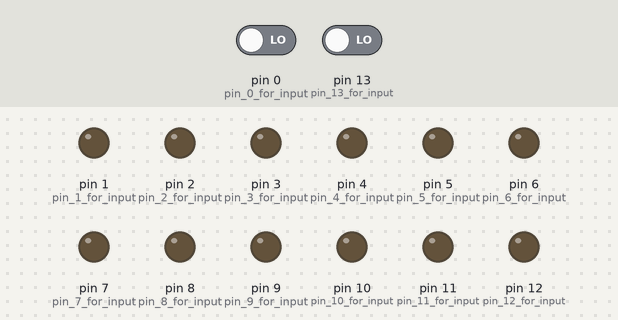
This sketch was run on a simulated Arduino Uno, built with avr-gcc and run on an emulated ATmega328P. On the bench: output pins drawn as LEDs (lit = HIGH). Inputs (shaded band) come from the test bench; at power-on: pin 13 (pin_13_for_input) LOW, pin 0 (pin_0_for_input) LOW.

Above: at 1.2 s.
1.3 s: pin 13 (pin_13_for_input) driven HIGH
At 1.6 s:
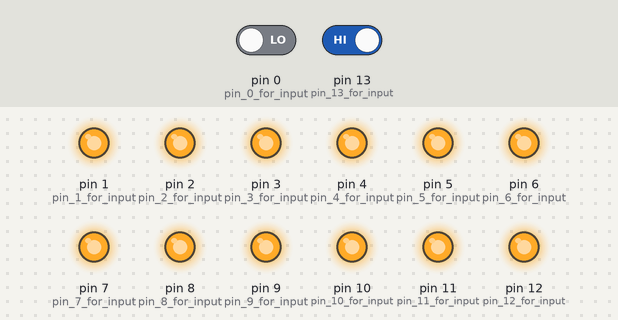
At 9.52 s:
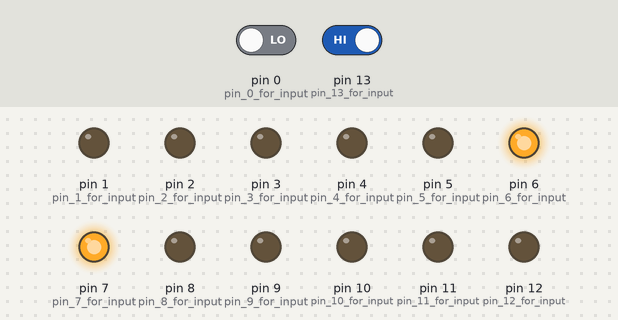
10.3 s: pin 0 (pin_0_for_input) driven HIGH
At 10.34 s:
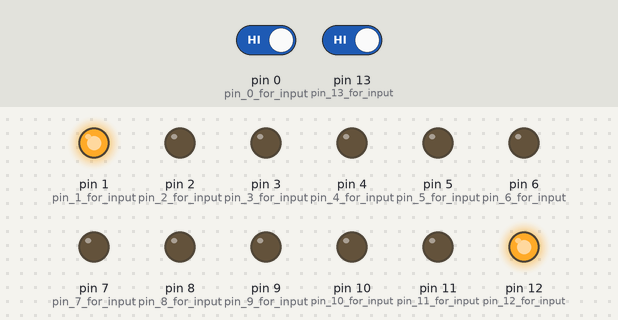
Timing chart, 0 to 19.3 s (numbered marks = the images above; inputs shaded):
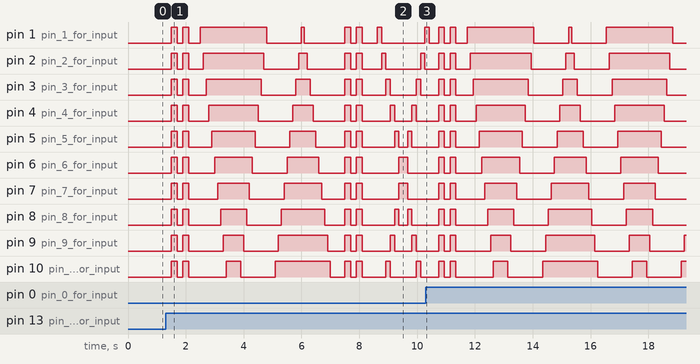

The sketch:

project_code.ino
```cpp
void serially(); //function prototype
void lightUp(); //function prototype
void lightDown(); //function prototype

void blink_blink();//function prototype
void allFunc();//function prototype
void upDownFunc();//function prototype
void turnOffAll();//function prototype

void setup() {     //void setup start
  pinMode(13, INPUT); // pin 13 for input
  pinMode(12, OUTPUT);// pin 12 for input
  pinMode(11, OUTPUT);// pin 11 for input
  pinMode(10, OUTPUT);// pin 10 for input
  pinMode(9, OUTPUT);// pin 9 for input
  pinMode(8, OUTPUT);// pin 8 for input
  pinMode(7, OUTPUT);// pin 7 for input
  pinMode(6, OUTPUT);// pin 6 for input
  pinMode(5, OUTPUT);// pin 5 for input
  pinMode(4, OUTPUT);// pin 4 for input
  pinMode(3, OUTPUT);// pin 3 for input
  pinMode(2, OUTPUT);// pin 2 for input
  pinMode(1, OUTPUT);// pin 1 for input
  pinMode(0, INPUT);// pin 0 for input
}                 //void setup end

void loop() {     //void loop start
  int Switch = digitalRead(13); // system switch input
  int Func = digitalRead(0); // functionallity changing switch
  if (Switch == HIGH) { // if system switch  ON
    if (Func == HIGH) { //if functionallity changing switch is ON, show up/down lighting functionality
      upDownFunc(); // calling function to show a lighting functionality
    }
    else {// else, show 2nd lighting functionality
      allFunc(); // calling function to show a lighting functionality
    }
  }
  else { // if system switch  Off
    turnOffAll();
  }

}                  //void loop end


void allFunc() {   //allFunc start
  blink_blink();
  lightUp();
  lightDown();
  blink_blink();
  serially();
  blink_blink();

}                  //allFunc end

void upDownFunc() { //upDownFunc start
  lightUp();
  lightDown();
}                  //upDownFunc end

void blink_blink() {
  delay(200);
  for (int i = 0; i < 2; i++) {
    digitalWrite(12, HIGH);
    digitalWrite(11, HIGH);
    digitalWrite(10, HIGH);
    digitalWrite(9, HIGH);
    digitalWrite(8, HIGH);
    digitalWrite(7, HIGH);
    digitalWrite(6, HIGH);
    digitalWrite(5, HIGH);
    digitalWrite(4, HIGH);
    digitalWrite(3, HIGH);
    digitalWrite(2, HIGH);
    digitalWrite(1, HIGH);
    delay(200);
    digitalWrite(12, LOW);
    digitalWrite(11, LOW);
    digitalWrite(10, LOW);
    digitalWrite(9, LOW);
    digitalWrite(8, LOW);
    digitalWrite(7, LOW);
    digitalWrite(6, LOW);
    digitalWrite(5, LOW);
    digitalWrite(4, LOW);
    digitalWrite(3, LOW);
    digitalWrite(2, LOW);
    digitalWrite(1, LOW);
    delay(200);
  }
  delay(200);
}

void lightUp() {
  for (int i = 1; i < 13; i++)
  {
    digitalWrite(i, HIGH);
    delay(100);
  }
  for (int i = 12; i > 0; i--)
  {
    digitalWrite(i, LOW);
    delay(100);
  }
}

void lightDown() {
  for (int i = 12; i > 0; i--)
  {
    digitalWrite(i, HIGH);
    delay(100);
  }
  for (int i = 1; i < 13; i++)
  {
    digitalWrite(i, LOW);
    delay(100);
  }
}

void serially() {
  delay(120);
  for (int i = 1 ; i < 13; i++)
  {
    digitalWrite(i, HIGH);
    digitalWrite(13 - i, HIGH);
    delay(150);
    digitalWrite(i, LOW);
    digitalWrite(13 - i, LOW);
  }
  delay(120);
}
void turnOffAll() {
  digitalWrite(12, LOW);
  digitalWrite(11, LOW);
  digitalWrite(10, LOW);
  digitalWrite(9, LOW);
  digitalWrite(8, LOW);
  digitalWrite(7, LOW);
  digitalWrite(6, LOW);
  digitalWrite(5, LOW);
  digitalWrite(4, LOW);
  digitalWrite(3, LOW);
  digitalWrite(2, LOW);
  digitalWrite(1, LOW);
}
```

Measured:
- after the input at 1.3 s, pin 1 (pin_1_for_input): LOW → HIGH after 0.20 s, → LOW 0.20 s later, → HIGH 0.20 s later, → LOW 0.20 s later, … (15 changes in this stretch); pin 2 (pin_2_for_input): LOW → HIGH after 0.20 s, → LOW 0.20 s later, → HIGH 0.20 s later, → LOW 0.20 s later, … (16 changes in this stretch)
